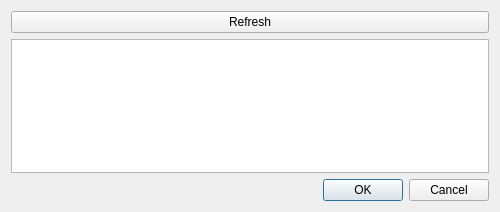
<?xml version="1.0" encoding="UTF-8"?>
<ui version="4.0">
 <class>ConnectNodeDialog</class>
 <widget class="QDialog" name="ConnectNodeDialog">
  <property name="geometry">
   <rect>
    <x>0</x>
    <y>0</y>
    <width>500</width>
    <height>212</height>
   </rect>
  </property>
  <property name="windowTitle">
   <string>Choose node connexion...</string>
  </property>
  <layout class="QVBoxLayout" name="verticalLayout">
   <item>
    <widget class="QPushButton" name="refreshButton">
     <property name="text">
      <string>Refresh</string>
     </property>
    </widget>
   </item>
   <item>
    <widget class="CamTreeView" name="camTreeView"/>
   </item>
   <item>
    <widget class="QDialogButtonBox" name="buttonBox">
     <property name="orientation">
      <enum>Qt::Horizontal</enum>
     </property>
     <property name="standardButtons">
      <set>QDialogButtonBox::Cancel|QDialogButtonBox::Ok</set>
     </property>
    </widget>
   </item>
  </layout>
 </widget>
 <customwidgets>
  <customwidget>
   <class>CamTreeView</class>
   <extends>QTreeView</extends>
   <header>camtreeview.h</header>
  </customwidget>
 </customwidgets>
 <resources/>
 <connections>
  <connection>
   <sender>buttonBox</sender>
   <signal>accepted()</signal>
   <receiver>ConnectNodeDialog</receiver>
   <slot>accept()</slot>
   <hints>
    <hint type="sourcelabel">
     <x>248</x>
     <y>254</y>
    </hint>
    <hint type="destinationlabel">
     <x>157</x>
     <y>274</y>
    </hint>
   </hints>
  </connection>
  <connection>
   <sender>buttonBox</sender>
   <signal>rejected()</signal>
   <receiver>ConnectNodeDialog</receiver>
   <slot>reject()</slot>
   <hints>
    <hint type="sourcelabel">
     <x>316</x>
     <y>260</y>
    </hint>
    <hint type="destinationlabel">
     <x>286</x>
     <y>274</y>
    </hint>
   </hints>
  </connection>
 </connections>
</ui>
